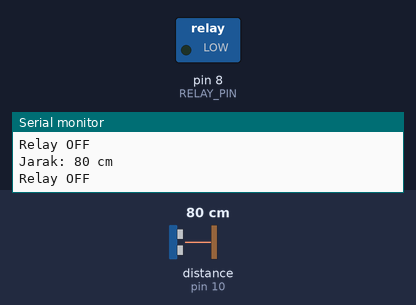
Bench run of a sketch on a simulated Arduino Uno, built with avr-gcc and run on an emulated ATmega328P. On the bench: switched loads named in the sketch (green lamp = pin HIGH), the last lines printed to the serial monitor. Wiring (inferred from the names in the program): ultrasonic range finder: trigger pin 9; echo pin 10. The test bench sets the inputs (shaded band); at power-on: distance to the obstacle (sensor on pin 10) 80 cm. The echo pulse lasts 58.3 µs per cm; pins used as bus, display or sensor lines are not drawn.

Above: at 1.8 s.
1.9 s: distance to the obstacle (sensor on pin 10) set to 35 cm
3.4 s: distance to the obstacle (sensor on pin 10) set to 27 cm
At 4.3 s:
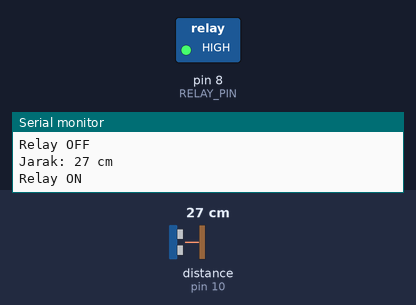
5.5 s: distance to the obstacle (sensor on pin 10) set to 60 cm
At 7.2 s:
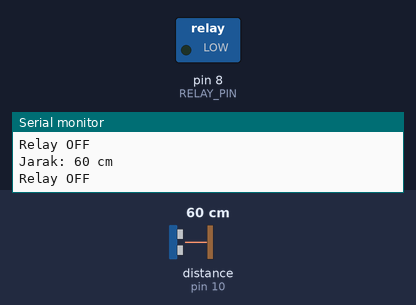
7.5 s: distance to the obstacle (sensor on pin 10) set to 2 cm
At 9.0 s:
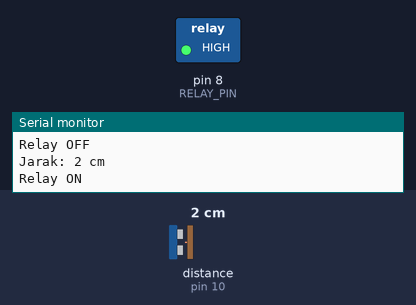
Timing chart, 0 to 10.5 s (numbered marks = the images above; inputs shaded):
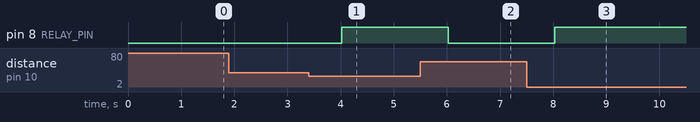

The sketch:

cucitangan.ino
```cpp
#include <Arduino.h>

#define TRIG_PIN 9    // Trigger pin connected to Arduino pin 9
#define ECHO_PIN 10   // Echo pin connected to Arduino pin 10
#define RELAY_PIN 8

void setup() {
  // Start serial communication
  Serial.begin(9600);

  // Set the trigPin as an OUTPUT and echoPin as an INPUT
  pinMode(TRIG_PIN, OUTPUT);
  pinMode(ECHO_PIN, INPUT);
  pinMode(RELAY_PIN, OUTPUT);
}

void loop() {
  // Clear the TRIG pin by setting it LOW
  digitalWrite(TRIG_PIN, LOW);
  delayMicroseconds(2);  // Wait for a short time

  // Trigger the ultrasonic pulse by setting the TRIG pin HIGH for 10 microseconds
  digitalWrite(TRIG_PIN, HIGH);
  delayMicroseconds(10);
  digitalWrite(TRIG_PIN, LOW);

  // Measure the time it takes for the echo to return
  long duration = pulseIn(ECHO_PIN, HIGH);

  // Calculate the distance in cm
  // Speed of sound is 34300 cm/s, and the signal travels to the object and back
  long distance = duration * 0.0344 / 2;

  // Print the distance (Jarak) to the Serial Monitor
  Serial.print("Jarak: ");
  Serial.print(distance);
  Serial.println(" cm");

  if (distance < 32) {
    digitalWrite(RELAY_PIN, HIGH);
    Serial.println("Relay ON");
    delay(1000);
  } else {
  digitalWrite(RELAY_PIN, LOW);
  Serial.println("Relay OFF");
  delay(1000);
  }
  // Wait before taking another reading

}
```

Measured:
- the behaviour switches between 32 and 31 cm on distance to the obstacle (sensor on pin 10) (found by bisection; images 0 and 1)
- after the input at 3.4 s, pin 8 (RELAY_PIN): LOW → HIGH after 0.62 s
- after the input at 5.5 s, pin 8 (RELAY_PIN): HIGH → LOW after 0.53 s
- after the input at 7.5 s, pin 8 (RELAY_PIN): LOW → HIGH after 0.53 s
